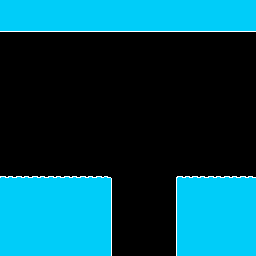

Rendered tile map (Tiled .tmx) drawn with the repository's tilesets; below, a short description and the full map source, tile grids included:
An orthogonal 16x16 tile map with 16x16 px tiles, 1 tile layer (Map) and 2 objects (ep_level2, PlayerSpawn).

<map version="1.10" tiledversion="1.11.2" orientation="orthogonal" renderorder="right-down" width="16" height="16" tilewidth="16" tileheight="16" infinite="0" nextlayerid="3" nextobjectid="3">
 <tileset firstgid="1" source="snow.tsx" />
 <layer id="1" name="Map" width="16" height="16">
  <data encoding="csv">
9,9,9,9,9,9,9,9,9,9,9,9,9,9,9,9,
14,14,14,14,14,14,14,14,14,14,14,14,14,14,14,14,
0,0,0,0,0,0,0,0,0,0,0,0,0,0,0,0,
0,0,0,0,0,0,0,0,0,0,0,0,0,0,0,0,
0,0,0,0,0,0,0,0,0,0,0,0,0,0,0,0,
0,0,0,0,0,0,0,0,0,0,0,0,0,0,0,0,
0,0,0,0,0,0,0,0,0,0,0,0,0,0,0,0,
0,0,0,0,0,0,0,0,0,0,0,0,0,0,0,0,
0,0,0,0,0,0,0,0,0,0,0,0,0,0,0,0,
0,0,0,0,0,0,0,0,0,0,0,0,0,0,0,0,
0,0,0,0,0,0,0,0,0,0,0,0,0,0,0,0,
4,4,4,4,4,4,5,0,0,0,0,3,4,4,4,4,
9,9,9,9,9,9,10,0,0,0,0,8,9,9,9,9,
9,9,9,9,9,9,10,0,0,0,0,8,9,9,9,9,
9,9,9,9,9,9,10,0,0,0,0,8,9,9,9,9,
9,9,9,9,9,9,10,0,0,0,0,8,9,9,9,9
</data>
 </layer>
 <objectgroup id="2" name="Object">
  <object id="1" name="ep_level2" x="256" y="0">
   <point />
  </object>
  <object id="2" name="PlayerSpawn" x="16" y="144">
   <point />
  </object>
 </objectgroup>
</map>
